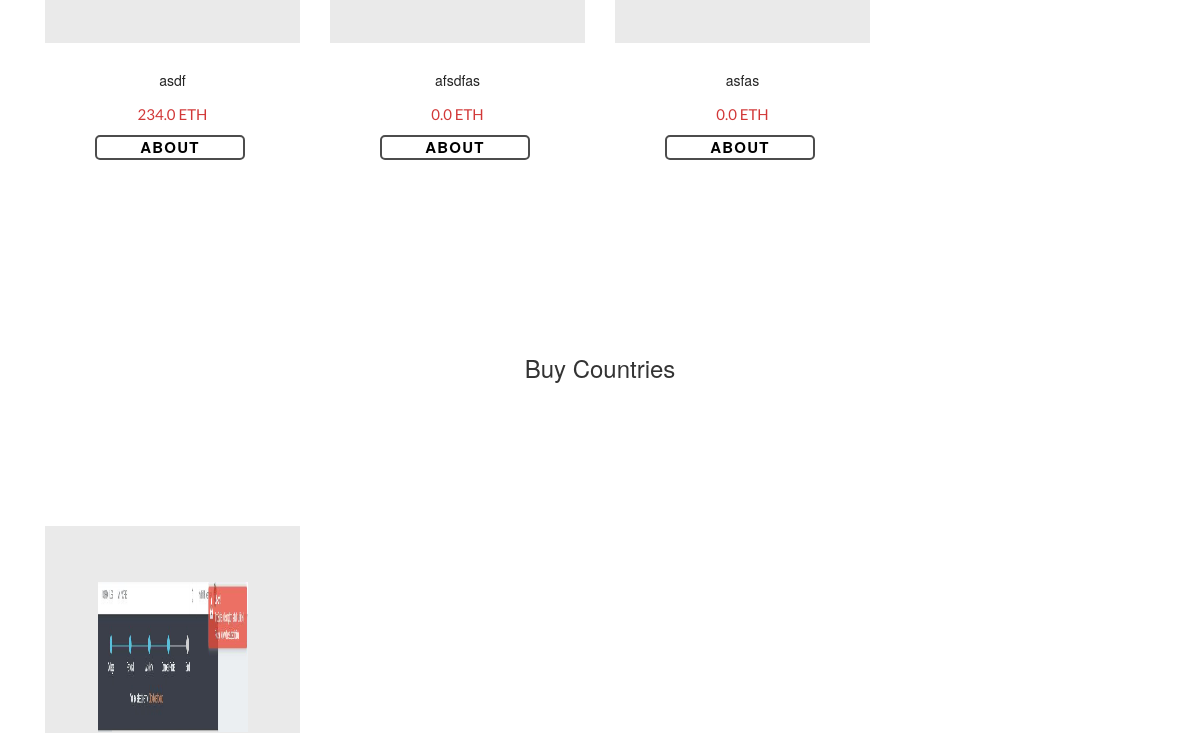
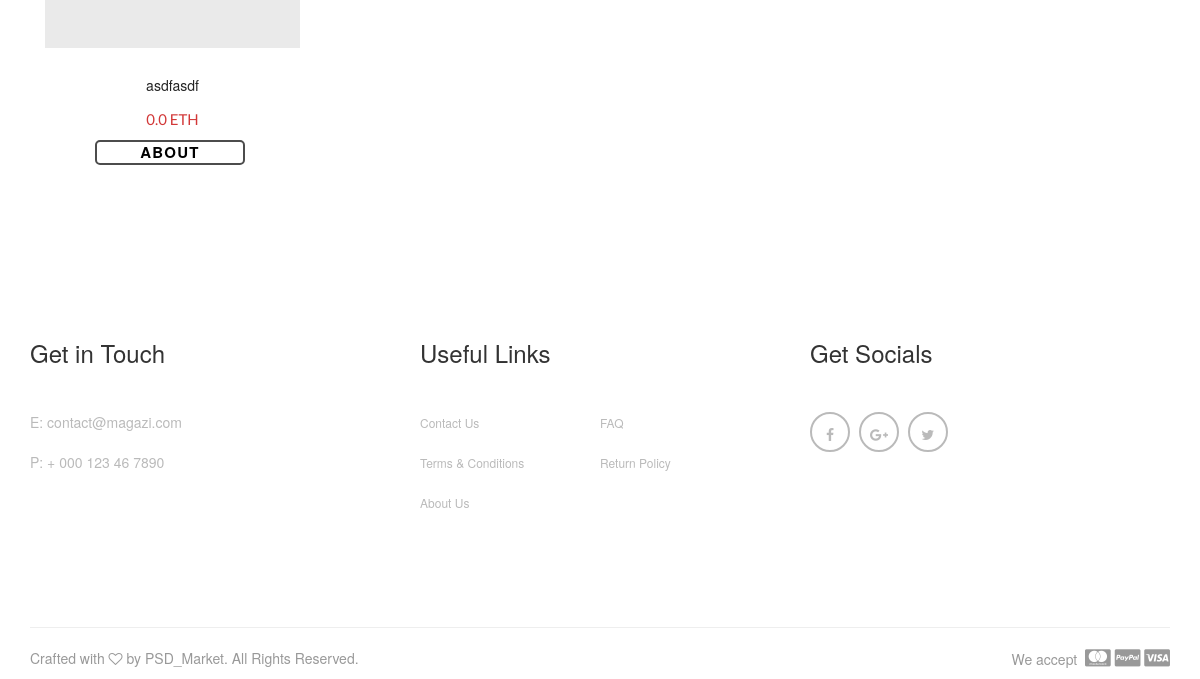
Before: / (lower part) with the older database file (2 pictures, top to bottom).
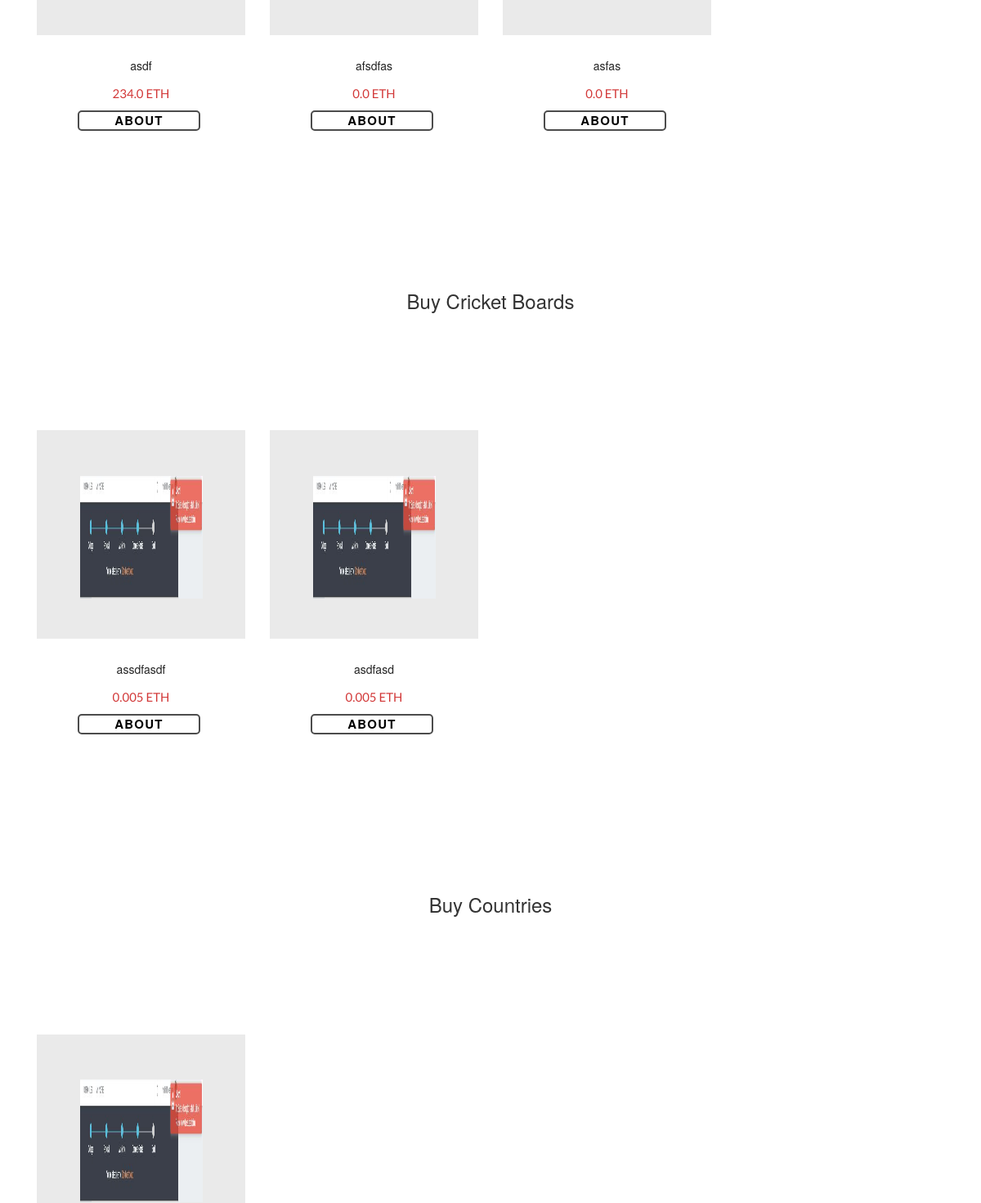
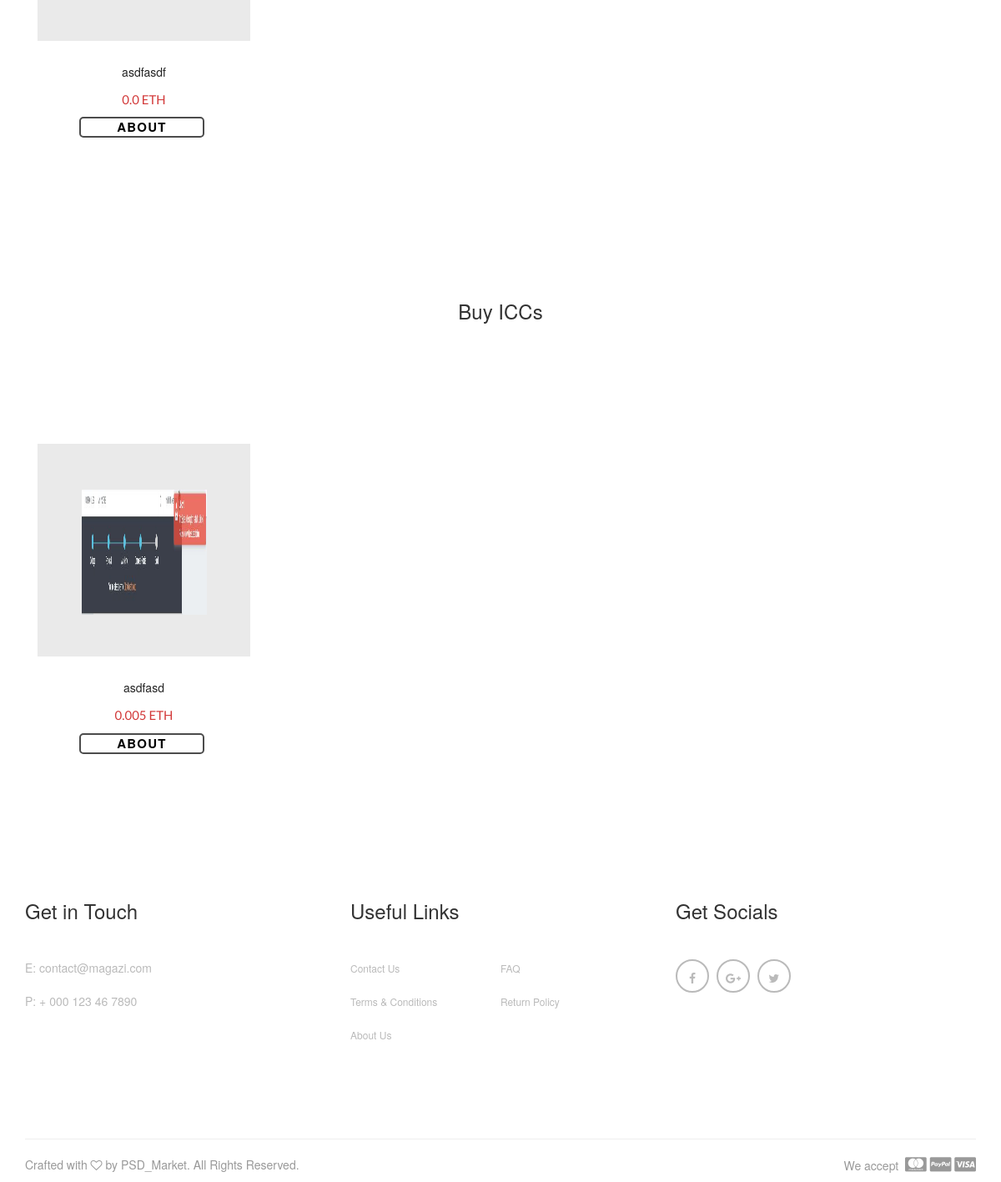
After: the same page with the newer database file (2 pictures, top to bottom).
### website/models.py (models this page shows, shortened)
class Card(models.Model):
    CARD_TYPES = (
        ("Player", 'Player'),
        ("Owner", 'Owner'),
        ("Tournament", 'Tournament'),
        ("Board", 'Board'),
        ("Country", 'Country'),
        ("ICC", 'ICC'),
    )
    card_type = models.CharField(
        max_length=11,
        choices=CARD_TYPES,
        default="Player"
    )
    name = models.CharField(max_length=100, null=False)
    description = models.TextField(max_length=3000)
    transactions = 0
    owner = models.CharField(max_length=50, default="Unassigned")
    last_bid = models.FloatField(default=0)
    eth_id = models.IntegerField(null=True, blank=True)
    image = models.ImageField(null=True, blank=True)
    icc_ranking = models.IntegerField(blank=True, null=True)
    country = models.CharField(max_length=100, null=True, blank=True)
    ipl_team = models.CharField(max_length=100, null=True, blank=True)

### website/views.py (the view)
# urls.py: path('', views.home, name='home'),
def home(request):
    all_players = Card.objects.all().filter(card_type=text_s[0])
    all_owners = Card.objects.all().filter(card_type=text_s[1])
    all_tournaments = Card.objects.all().filter(card_type=text_s[2])
    all_boards = Card.objects.all().filter(card_type=text_s[3])
    all_countries = Card.objects.all().filter(card_type=text_s[4])
    all_iccs = Card.objects.all().filter(card_type=text_s[5])
    context = {
        "players": all_players[:5],
        "owners": all_owners[:5],
        "tournaments": all_tournaments[:5],
        "boards": all_boards[:5],
        "countries": all_countries[:5],
        "iccs": all_iccs[:5],
        "categories": text_p[:5],
    }
    return render(request, 'website/index.html', context)

### website/context_processors.py (called while the page is built)
def marketplace_items_context(request):
    return {
        'marketplace_items': marketplace_item_list,
        'multiplier': multiplier,
    }

### website/templates/website/index.html (shortened to what this page needs)
{% extends 'website/base.html' %}
{% load staticfiles %}
{% load custom_tags %}
{% block content %}
    <main>
        {% if tournaments %}
            <div class="section-slick-slider padding-bottom-50">
                <div class="container">
                    <div class="magazi-carousel">
                        {% for item in tournaments %}
                            <div class="col-md-3 col-sm-6 col-xs-12 magazi-product text-center">
                                <div class="magazi-product-inner">
                                    {% if item.image %}
                                        <div class="magazi-product-thumb">
                                            <a href="#" class="magazi-overlay"></a>
                                        </div>
                                    {% endif %}
                                    <div class="magazi-product-detail">
                                        <h1>
                                            <a href="#">{{ item.name }}</a>
                                        </h1>
                                        <p>
                                            <span>{{ item.last_bid }}&nbsp;ETH</span>
                                        </p>
                                        <div class="buy">
                                            <a style="list-style-type: none; color: black;" href="{% url "tournament" item_id=item.id %}"><span>About</span></a>
                                        </div>
                                    </div>
                                </div>
                            </div>
                        {% endfor %}
                    </div>
                </div>
            </div>
        {% endif %}
        {% if boards %}
            <div class="magazi-section-title text-center margin-top-100 margin-bottom-100">
                <div class="container">
                    <div class="row">
                        <div class="col-xs-12">
                            <h3>Buy Cricket Boards</h3>
                        </div>
                    </div>
                </div>
            </div>
            <div class="section-slick-slider padding-bottom-50">
                <div class="container">
                    <div class="magazi-carousel">
                        {% for item in boards %}
                            <div class="col-md-3 col-sm-6 col-xs-12 magazi-product text-center">
                                <div class="magazi-product-inner">
                                    {% if item.image %}
                                        <div class="magazi-product-thumb">
                                            <img width="150" height="150" src="{{ item.image.url }}" alt="product-3" />
                                            <a href="#" class="magazi-overlay"></a>
                                        </div>
                                    {% endif %}
                                    <div class="magazi-product-detail">
                                        <h1>
                                            <a href="#">{{ item.name }}</a>
                                        </h1>
                                        <p>
                                            <span>{{ item.last_bid }}&nbsp;ETH</span>
                                        </p>
                                        <div class="buy">
                                            <a style="list-style-type: none; color: black;" href="{% url "board" item_id=item.id %}"><span>About</span></a>
                                        </div>
                                    </div>
                                </div>
                            </div>
                        {% endfor %}
                    </div>
                </div>
            </div>
        {% endif %}
        {% if countries %}
            <div class="magazi-section-title text-center margin-top-100 margin-bottom-100">
                <div class="container">
                    <div class="row">
                        <div class="col-xs-12">
                            <h3>Buy Countries</h3>
                        </div>
                    </div>
                </div>
            </div>
            <div class="section-slick-slider padding-bottom-50">
                <div class="container">
                    <div class="magazi-carousel">
                        {% for item in countries %}
                            <div class="col-md-3 col-sm-6 col-xs-12 magazi-product text-center">
                                <div class="magazi-product-inner">
                                    {% if item.image %}
                                        <div class="magazi-product-thumb">
                                            <img width="150" height="150" src="{{ item.image.url }}" alt="product-3" />
                                            <a href="#" class="magazi-overlay"></a>
                                        </div>
                                    {% endif %}
                                    <div class="magazi-product-detail">
                                        <h1>
                                            <a href="#">{{ item.name }}</a>
                                        </h1>
                                        <p>
                                            <span>{{ item.last_bid }}&nbsp;ETH</span>
                                        </p>
                                        <div class="buy">
                                            <a style="list-style-type: none; color: black;" href="{% url "country" item_id=item.id %}"><span>About</span></a>
                                        </div>
                                    </div>
                                </div>
                            </div>
                        {% endfor %}
                    </div>
                </div>
            </div>
        {% endif %}
        {% if iccs %}
            <div class="magazi-section-title text-center margin-top-100 margin-bottom-100">
                <div class="container">
                    <div class="row">
                        <div class="col-xs-12">
                            <h3>Buy ICCs</h3>
                        </div>
                    </div>
                </div>
            </div>
            <div class="section-slick-slider padding-bottom-50">
                <div class="container">
                    <div class="magazi-carousel">
                        {% for item in iccs %}
                            <div class="col-md-3 col-sm-6 col-xs-12 magazi-product text-center">
                                <div class="magazi-product-inner">
                                    {% if item.image %}
                                        <div class="magazi-product-thumb">
                                            <img width="150" height="150" src="{{ item.image.url }}" alt="product-3" />
                                            <a href="#" class="magazi-overlay"></a>
                                        </div>
                                    {% endif %}
                                    <div class="magazi-product-detail">
                                        <h1>
                                            <a href="#">{{ item.name }}</a>
                                        </h1>
                                        <p>
                                            <span>{{ item.last_bid }}&nbsp;ETH</span>
                                        </p>
                                        <div class="buy">
                                            <a style="list-style-type: none; color: black;" href="{% url "icc" item_id=item.id %}"><span>About</span></a>
                                        </div>
                                    </div>
                                </div>
                            </div>
                        {% endfor %}
                    </div>
                </div>
            </div>
        {% endif %}
    </main>
{% endblock %}

### website/templates/website/base.html (shortened to what this page needs)
{% load staticfiles %}
<!DOCTYPE html>
<html lang="en">
<head>
    <link rel="stylesheet" type="text/css" href="{% static "website/revolution/css/settings.css" %}">
    <link rel="stylesheet" type="text/css" href="{% static "website/revolution/css/navigation.css" %}">
    <link rel="stylesheet" type="text/css" href="{% static "website/assets/css/main.css" %}">
    <link rel="stylesheet" type="text/css" href="{% static "website/assets/css/bootstrap.min.css" %}">
    <link rel="stylesheet" type="text/css" href="{% static "website/assets/lib/slick/slick.css" %}">
    <link rel="stylesheet" type="text/css" href="{% static "website/assets/lib/slick/slick-theme.css" %}">
    <link rel="stylesheet" type="text/css" href="{% static "website/assets/css/responsive.css" %}">
    <link rel="stylesheet" type="text/css" href="https://maxcdn.bootstrapcdn.com/font-awesome/4.7.0/css/font-awesome.min.css">
</head>
<body data-spy="scroll" data-target="#main-nav" id="page-top">
    {% block content %}{% endblock %}
    <footer id="footer">
        <div class="footer-widget-container padding-top-100 padding-bottom-75">
            <div class="container">
                <div class="row">
                    <div class="col-md-4 col-sm-6 col-xs-12 widget">
                        <h3 class="widget-title">Get in Touch</h3>
                        <div class="widgettext">
                            <p><a href="emailto:contact@magazi.com">E: contact@magazi.com</a></p>
                            <p><a href="tel:+000123467890">P: + 000 123 46 7890</a></p>
                        </div>
                    </div>
                    <div class="col-md-4 col-sm-6 col-xs-12 widget widget-links">
                        <h3 class="widget-title">Useful Links</h3>
                        <div class="widget-links-container">
                            <ul class="widget-links-list list-none">
                                <li>
                                    <a href="#">Contact Us</a>
                                </li>
                                <li>
                                    <a href="#">FAQ</a>
                                </li>
                                <li>
                                    <a href="#">Terms & Conditions</a>
                                </li>
                                <li>
                                    <a href="#">Return Policy</a>
                                </li>
                                <li>
                                    <a href="#">About Us</a>
                                </li>
                            </ul>
                        </div>
                    </div>
                    <div class="col-md-4 col-sm-6 col-xs-12 widget">
                        <h3 class="widget-title">Get Socials</h3>
                        <div class="widgettext">
                           <ul class="magazi-social-icon list-none">
                               <li>
                                   <a href="#">
                                       <i class="fa fa-facebook"></i>
                                   </a>
                               </li>
                               <li>
                                   <a href="#">
                                       <i class="fa fa-google-plus"></i>
                                   </a>
                               </li>
                               <li>
                                   <a href="#">
                                       <i class="fa fa-twitter"></i>
                                   </a>
                               </li>
                           </ul>
                        </div>
                    </div>
                </div>
            </div>
        </div>
        <div class="footer-bottom-bar">
            <div class="container">
                <div class="row">
                    <div class="col-xs-12">
                        <hr class="bottom-inner" />
                    </div>
                    <div class="col-md-8 col-sm-8 col-xs-12">
                       <p class="credit_links">Crafted with <i class="fa fa-heart-o" aria-hidden="true"></i> by PSD_Market. All Rights Reserved.</p>
                    </div>
                    <div class="col-md-4 col-sm-4 col-xs-12 text-right">
                      <p>
                        We accept&nbsp;
                        <i class="fa fa-cc-mastercard" aria-hidden="true"></i>
                        <i class="fa fa-cc-paypal" aria-hidden="true"></i>
                        <i class="fa fa-cc-visa" aria-hidden="true"></i>
                      </p>
                    </div>
                </div>
            </div>
        </div>
    </footer>
</body>
</html>

### website/static/website/assets/css/responsive.css (style rules this page uses)
@media (max-width: 1200px) { .widget-links-list li a { font-size: 12px; } }

Changed rows visible on the page:
added Card: image (picture), name "assdfasdf", last_bid "0.005", shown under "Buy Cricket Boards"
added Card: image (picture), name "asdfasd", last_bid "0.005", shown under "Buy Cricket Boards"
added Card: image (picture), name "asdfasd", last_bid "0.005", shown under "Buy ICCs"
Other visible differences:
text now shown: "Buy Cricket Boards Buy ICCs"
